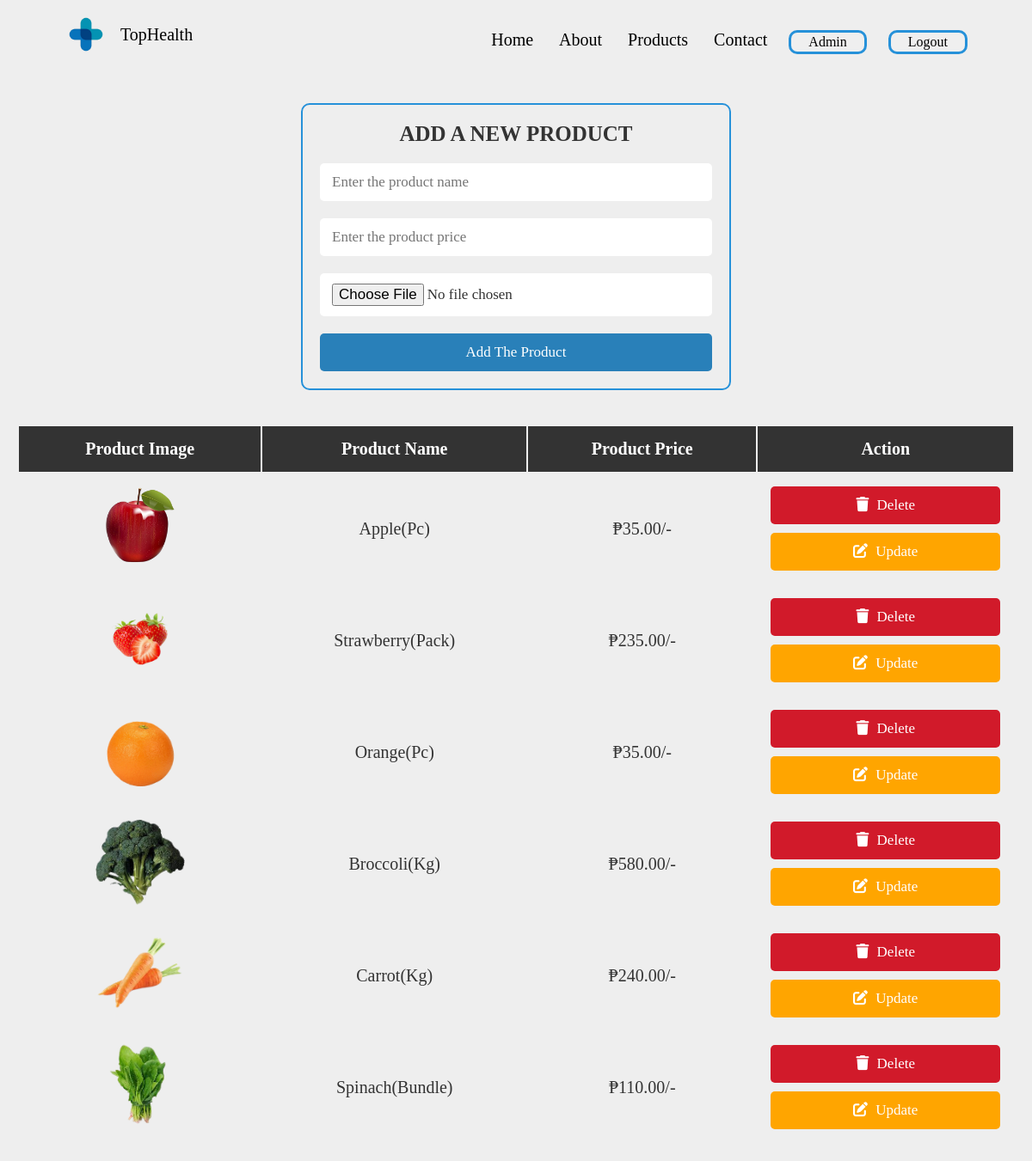
The app's page /admin-cart.php with its own data.
### tables this page shows
CREATE TABLE `products` (
  `id` int(255) NOT NULL,
  `name` varchar(255) NOT NULL,
  `price` varchar(255) NOT NULL,
  `image` varchar(255) NOT NULL
);

### admin-cart.php (the view, shortened to what this page needs)
<?php
@include 'dbcon.php';
?>
<!DOCTYPE html>
<html lang="en">
<head>
   <link rel="stylesheet" href="https://cdnjs.cloudflare.com/ajax/libs/font-awesome/6.0.0/css/all.min.css">
   <link rel="stylesheet" href="css/style-cart.css">
   <link rel="stylesheet" href="css/menu.css">
</head>
<body>
<nav>
<div class="logo">
         <img src="images/logo and design/Health Shop Logo.png" alt="Logo" width="80" height="80">
         <a> TopHealth </a>
     </div>
     <div class="navLinks">
     <ul>
     <li><a href="home.php">Home</a></li>
     <li><a href="about.php">About</a></li>
       <li><a href="products.php">Products</a></li>
       <li><a href="contact.php">Contact</a></li>
       <div class="dropdown">
           <a href="#"><button type="button">Admin</button> </a>
               </div>
               <li>  <a href="logout.php"><button type="button">Logout</button> </a> </li>
   </div>
     </nav>
<div  class="container">
<section >
<form style="border-style: solid;
    border-color: #2691d9; border-width: 2px; border-radius: 10px;" action="" method="post" class="add-product-form" enctype="multipart/form-data">
   <h3>Add a new product</h3>
   <input type="text" name="p_name" placeholder="Enter the product name" class="box" required>
   <input type="number" name="p_price" min="0" placeholder="Enter the product price" class="box" required>
   <input type="file" name="p_image" accept="image/png, image/jpg, image/jpeg" class="box" required>
   <input type="submit" value="add the product" name="add_product" class="btn">
</form>
</section>
<section class="display-product-table">
   <table>
      <thead>
         <th>Product image</th>
         <th>Product name</th>
         <th>Product price</th>
         <th>Action</th>
      </thead>
      <tbody>
         <?php
            $select_products = mysqli_query($con, "SELECT * FROM `products`");
            if(mysqli_num_rows($select_products) > 0){
               while($row = mysqli_fetch_assoc($select_products)){
         ?>
         <tr>
            <td><img src="uploaded_img/<?php echo $row['image']; ?>" height="100" alt=""></td>
            <td><?php echo $row['name']; ?></td>
            <td>₱<?php echo $row['price']; ?>/-</td>
            <td>
               <a style="background-color: #D11A2A ;" href="admin-cart.php?delete=<?php echo $row['id']; ?>" class="delete-btn" onclick="return confirm('are your sure you want to delete this?');"> <i class="fas fa-trash"></i> delete </a>
               <a style="background-color: #ffa500 ;" href="admin-cart.php?edit=<?php echo $row['id']; ?>" class="option-btn"> <i class="fas fa-edit"></i> update </a>
            </td>
         </tr>
         <?php
            };
            }else{
               echo "<div class='empty'>no product added</div>";
            };
         ?>
      </tbody>
   </table>
</section>
</div>
</body>
</html>

### css/style-cart.css (style rules this page uses)
:root { --blue:#2980b9; --red:tomato; --orange:orange; --black:#333; --white:#fff; --bg-color:#eee; --dark-bg:rgba(0,0,0,.7); --box-shadow:0 .5rem 1rem rgba(0,0,0,.1); --border:.1rem solid #999; }
* { font-family: Cambria, Cochin, Georgia, Times, 'Times New Roman', serif; margin:0; padding:0; box-sizing: border-box; outline: none; border:none; text-decoration: none; text-transform: capitalize; }
html { font-size: 62.5%; overflow-x: hidden; }
.container { max-width: 1200px; margin:0 auto; }
section { padding:2rem; }
.btn, .option-btn, .delete-btn { display: block; width: 100%; text-align: center; background-color: var(--blue); color:var(--white); font-size: 1.7rem; padding:1.2rem 3rem; border-radius: .5rem; cursor: pointer; margin-top: 1rem; }
.option-btn i, .delete-btn i { padding-right: .5rem; }
.option-btn { background-color: var(--orange); }
.delete-btn { margin-top: 0; background-color: var(--red); }
.add-product-form { max-width: 50rem; background-color: var(--bg-color); border-radius: .5rem; padding:2rem; margin:0 auto; margin-top: 2rem; }
.add-product-form h3 { font-size: 2.5rem; margin-bottom: 1rem; color:var(--black); text-transform: uppercase; text-align: center; }
.add-product-form .box { text-transform: none; padding:1.2rem 1.4rem; font-size: 1.7rem; color:var(--black); border-radius: .5rem; background-color: var(--white); margin:1rem 0; width: 100%; }
.display-product-table table { width: 100%; text-align: center; }
.display-product-table table thead th { padding:1.5rem; font-size: 2rem; background-color: var(--black); color:var(--white); }
.display-product-table table td { padding:1.5rem; font-size: 2rem; color:var(--black); }
.display-product-table table td:first-child { padding:0; }
.display-product-table table tr:nth-child(even) { background-color: var(--bg-color); }

### css/menu.css (style rules this page uses)
* { padding: 0; margin: 0; box-sizing: border-box; font-family: Cambria, Cochin, Georgia, Times, 'Times New Roman', serif; }
body { position: relative; height: 100%; }
body { background: #eee; font-family: Cambria, Cochin, Georgia, Times, 'Times New Roman', serif; margin: 0; padding: 0; }
nav .logo a { color: black; font-size: 20px; font-weight: 500; text-decoration: none; }
nav { width: 100%; height: 80px; display: flex; justify-content: space-between; padding: 35px 5%; }
nav .logo { display: flex; align-items: center; justify-content: center }
nav .logo img { max-width: 100% }
nav .logo a { font-size: 20px; }
nav ul { display: flex; list-style: none; }
nav ul li a { padding: 8px 15px; border-radius: 10px; transition: 0.2s ease-in; font-family: Cambria, Cochin, Georgia, Times, 'Times New Roman', serif; }
nav ul li a { color: black; font-size: 20px; font-weight: 500; text-decoration: none; }
nav .navLinks button { padding: 2px 20px; border-radius: 10px; color: black; font-size: 16px; border-style: solid; border-color: #2691d9; font-weight: 500; margin-left: 10px; font-family: Cambria, Cochin, Georgia, Times, 'Times New Roman', serif; }
.dropdown { position: relative; display: inline-block; }

### records on screen
products: image (picture), name "Apple(Pc)", price "35.00"
products: image (picture), name "Strawberry(Pack)", price "235.00"
products: image (picture), name "Orange(Pc)", price "35.00"
products: image (picture), name "Broccoli(Kg)", price "580.00"
products: image (picture), name "Carrot(Kg)", price "240.00"
products: image (picture), name "Spinach(Bundle)", price "110.00"
